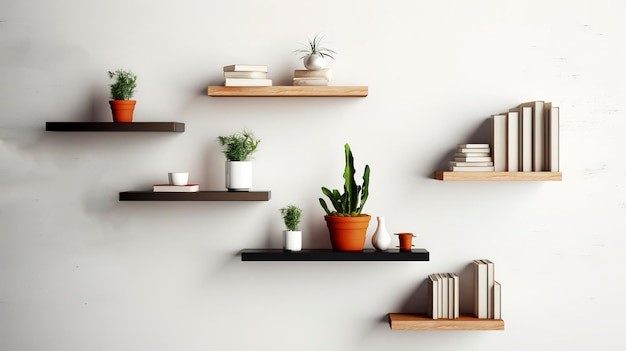
#> input picture shelf_pic.jpg, 626 x 351 px, found by its file name
$ python part3.py
#> lines starting #> are read from the running program, lines starting #| are printed output that depends on the picture; after the words box and inside, x2 and y2 are one past the last pixel; in counts of white or black regions, pixels touching at a corner belong together
#Part 3: Data Handling and Augmented Reality Integration

#Task: Write a Python script to simulate the integration of detected objects with augmented
#reality by overlaying text on images.

# Import necessary libraries
import cv2
import numpy as np

# Function to overlay text and draw bounding boxes on an image
def overlay_text(image, box, text):
    """
    To draw a bounding box around the detected object and overlay text.

    Parameters:
    - image: The image on which to draw.
    - box: A tuple (x, y, w, h) representing the bounding box coordinates.
    - text: The text to overlay on the bounding box.
    """
    # Unpack the coordinates and size of the bounding box
    x, y, w, h = box

    # Draw a rectangle around the detected object (bounding box)
    cv2.rectangle(image, (x, y), (x + w, y + h), (255, 0, 0), 2)

    # Place text above the bounding box indicating the object's label or name
    cv2.putText(image, text, (x, y - 10), cv2.FONT_HERSHEY_SIMPLEX, 0.6, (255, 0, 0), 2)

# Function to simulate a color-changing AR effect on the bounding box
def color_change_effect(image, box):
    """
    Applies a color change effect to simulate an AR experience.

    Parameters:
    - image: The image on which to apply the effect.
    - box: A tuple (x, y, w, h) representing the bounding box coordinates.
    """
    # Unpack the bounding box coordinates
    x, y, w, h = box

    # Create a semi-transparent overlay on the bounding box area
    overlay = image.copy()
    cv2.rectangle(overlay, (x, y), (x + w, y + h), (0, 255, 0), -1)  # Green overlay
    alpha = 0.3  # Transparency level
    cv2.addWeighted(overlay, alpha, image, 1 - alpha, 0, image)  # Apply overlay with transparency

# Main function to load an image, apply bounding boxes, and simulate AR effects
def main():
    # Set the path to your image file
    image_path = 'C:/Users/akhil/OneDrive/Desktop/FindMeCodingAssessment/shelf_pic.jpg'

    # Load the image
    image = cv2.imread(image_path)
#> image is the input picture: shape (351, 626, 3); mean B, G, R 197.6, 204.1, 208.5

    # Check if the image is loaded successfully
    if image is None:
        print("Error: Could not load image.")
        return

    # Example bounding boxes and labels (I hardcoded these; in a real scenario, they would come from an object detection model)
    bounding_boxes = [(50, 50, 100, 150), (200, 200, 120, 160)]  # Example boxes [(x, y, w, h), ...]
    labels = ["Product 1", "Product 2"]  # Example labels

    # Apply overlay text and color change effect on each detected object
    for box, label in zip(bounding_boxes, labels):
        overlay_text(image, box, label)  # Overlay text on the bounding box
        color_change_effect(image, box)  # Apply AR color effect
#> this loop made 2 passes
#> pass 2, in color_change_effect (call 2), `overlay = image.copy()`:
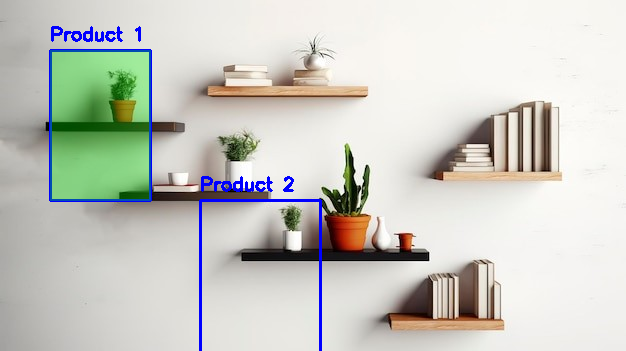
#> overlay: shape (351, 626, 3); mean B, G, R 195.9, 203.2, 202.1
#> after the loop:
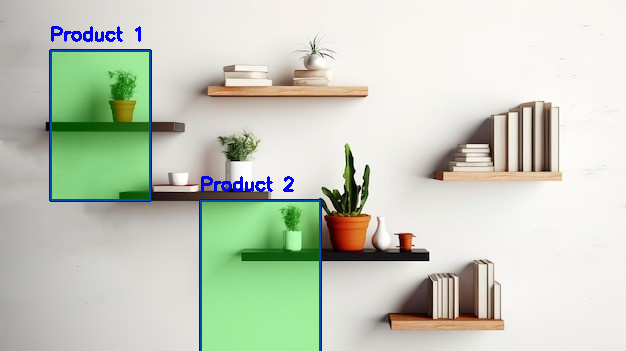
#> image: shape (351, 626, 3); 16.22% of pixels changed, all inside (x1, y1, x2, y2) = (49, 26, 322, 351)

    # Display the image with overlays
    cv2.imshow("Augmented Reality Simulation", image)
    cv2.waitKey(0)  # Wait until a key is pressed
    cv2.destroyAllWindows()  # Close the displayed window

    # Optionally, I am saving the output image with AR effects applied
    output_path = 'C:/Users/akhil/OneDrive/Desktop/FindMeCodingAssessment/part3output/augmented_image.jpg'
    cv2.imwrite(output_path, image)
    print("Image saved at", output_path)

# Run the main function if the script is executed directly
if __name__ == "__main__":
    main()
